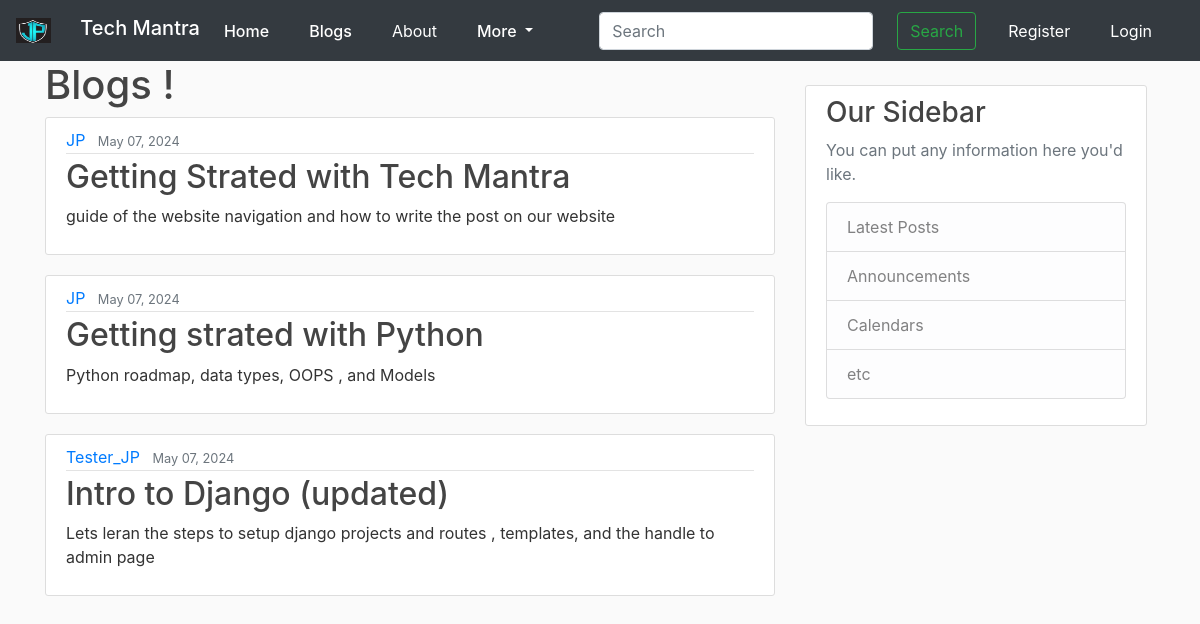
The page / on the database its author committed.
### blog_app/models.py (models this page shows, shortened)
class Post(models.Model): #inheriting model form models , so each class is now going to be it's own table in database
    title= models.CharField(max_length=100) #title is aatribute of table , each attribute will be different field in database
    content = models.TextField()
    date_posted = models.DateTimeField(default=timezone.now) # or can use: auto_now_add=True, for last_update
    author = models.ForeignKey(User, on_delete=models.CASCADE) #the post models having relation to user as a one to Many

### blog_app/views.py (the view)
# urls.py: path('',views.home, name='blog_app-home'), #empty path for home page  #the pattern of empty route is manage by the views.home
def home(request):
    context ={
        'posts':Post.objects.all()   #posts variable will be equal to post data which is equal to posts data
    }
    return render(request,'blog_app/home.html', context)  #this render template still retrun the htpp response in background

### blog_app/templates/blog_app/home.html
{% extends "blog_app/base.html" %}
{% block content %}
<h1> Blogs !</h1>
    {% for post in posts %}
    <article class="media content-section">
        <div class="media-body">
            <div class="article-metadata">
                <a class="mr-2" href="#">{{ post.author }}</a>
                <small class="text-muted">
                {{ post.date_posted|date:"F d, Y" }}
                </small>
            </div>
            <h2><a class="article-title" href="#">{{ post.title }}</a></h2>
            <p class="article-content">{{ post.content }}</p>
        </div>
    </article>
    {% endfor %}
{% endblock content  %}

### blog_app/static/blog_app/main.css (style rules this page uses)
body { background: #fafafa; color: #333333; }
h1, h2, h3, h4, h5, h6 { color: #444444; }
.content-section { background: #ffffff; padding: 10px 20px; border: 1px solid #dddddd; border-radius: 3px; margin-bottom: 20px; }
.article-title { color: #444444; }
.article-content { white-space: pre-line; }
.article-metadata { padding-bottom: 1px; margin-bottom: 4px; border-bottom: 1px solid #e3e3e3 }

### rows shown on the page
Post: author "JP", date_posted "May 07, 2024", title "Getting Strated with Tech Mantra", content "guide of the website navigation and how to write the post on our website"
Post: author "JP", date_posted "May 07, 2024", title "Getting strated with Python", content "Python roadmap, data types, OOPS , and Models"
Post: author "Tester_JP", date_posted "May 07, 2024", title "Intro to Django (updated)", content "Lets leran the steps to setup django projects and routes , templates, and the handle to admin page"
